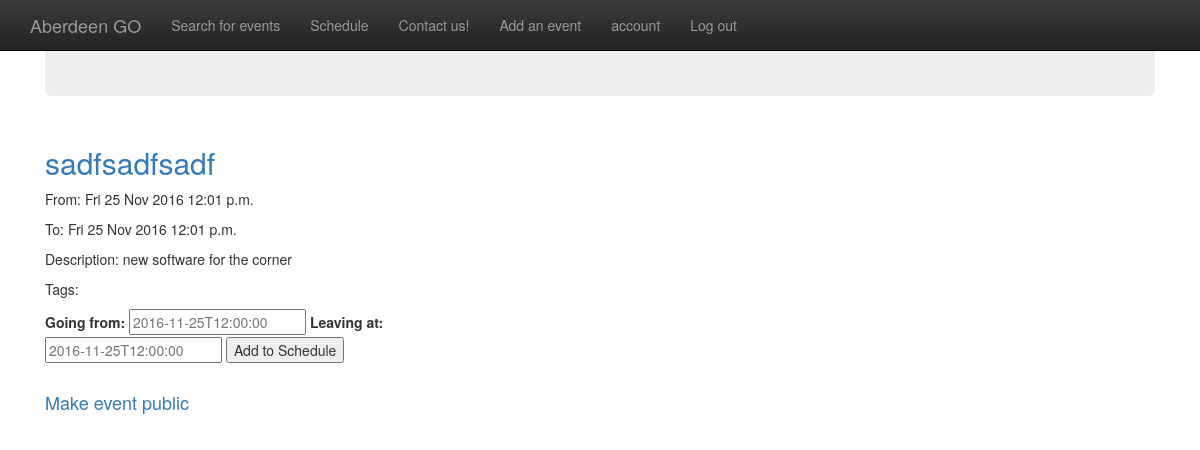
The page /event/1 (signed in) on the database as committed earlier.
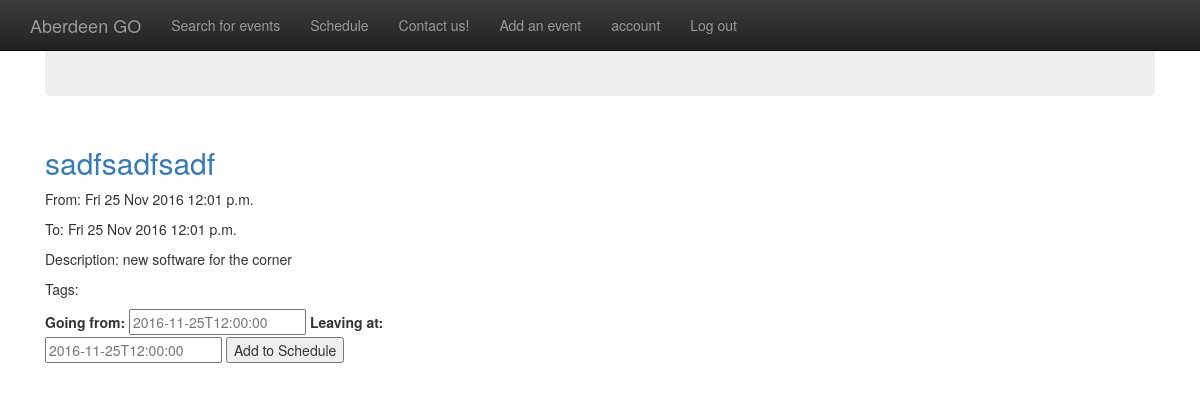
The same page on the database as committed later.
### aberdeengo/views.py (the view)
# urls.py: url(r'^event/([0-9]+)$','aberdeengo.views.event', name='event'), #TODO: change urls to event/eventname+number
def event(request,id):
    event = Event.find_by_id(int(id))
    tags = event.eventTags.all()
    clashes = request.GET.get('clash')
    if clashes:
        clashes = ScheduleEntry.find_by_id(int(clashes)).event
    inconsistentTime = request.GET.get('inconsistentTime')
    template = loader.get_template('event.html')
    if request.user.is_anonymous():
        scheduled_events = []
        username = ""
    else:
        username = request.user.username;
        user = CustomUser.objects.get(username=username)
        scheduled_events = user.schedule.scheduled_events()
    context = RequestContext(request, {
        'event': event,
        'clashes' : clashes,
        'tags': tags,
        'inconsistentTime': inconsistentTime,
        'scheduled_events' : scheduled_events,
        'username' : username
    })
    return HttpResponse(template.render(context,request))

### aberdeengo/models.py (called while the page is built)
    @classmethod
    def find_by_id(self, id):
        return Event.objects.get(id=id)

    def scheduled_events(self):
        return sorted(self.scheduleentry_set.all(), key=lambda x: x.start)

### aberdeengo/templates/event.html (shortened to what this page needs)
{% extends "layout.html" %}
{% block content %}
<div class="row">
    <div class="col-xs-6 col-lg-4">
        <h2><a href="{% url 'event' event.id %}">{{ event.title }}</a></h2>
        <p>From: {{ event.start_time|date:"D d M Y P" }}</p>
        <p>To: {{ event.end_time|date:"D d M Y P" }}</p>
        <p>Description: {{ event.description }}</p>
        <p>Tags:</p>
        <form action="{% url 'scheduleevent' %}" method="post">
            {% if event in scheduled_events %}
                <input type="hidden" name="schedule" value="0" />
                <input type="submit" value="Remove from Schedule" />
            {% elif not clashes %}
                <label for="title">Going from:</label>
                <input type="text" id="new_start_time" name="new_start_time" placeholder="2016-11-25T12:00:00">
                <label for="title">Leaving at:</label>
                <input type="text" id="new_end_time" name="new_end_time" placeholder="2016-11-25T12:00:00">
                <input type="submit" value="Add to Schedule" />
            {% endif %}
        </form>
            {% if event.user.username == username and event.public == False %}
             <br> <h4>  <a href="{% url 'pay' event.id %}">Make event public</a>  </h4>
            {% endif %}
    </div>
    <div class="col-xs-6">
    <div id="map" style="width:100%;height:250px;"></div>
    </div>
</div>
{%endblock %}

Rows that differ between the two databases and show on the page:
changed Event "sadfsadfsadf": public False → True (drawn)
Other text that changed with them:
text no longer shown: "Make event public"
